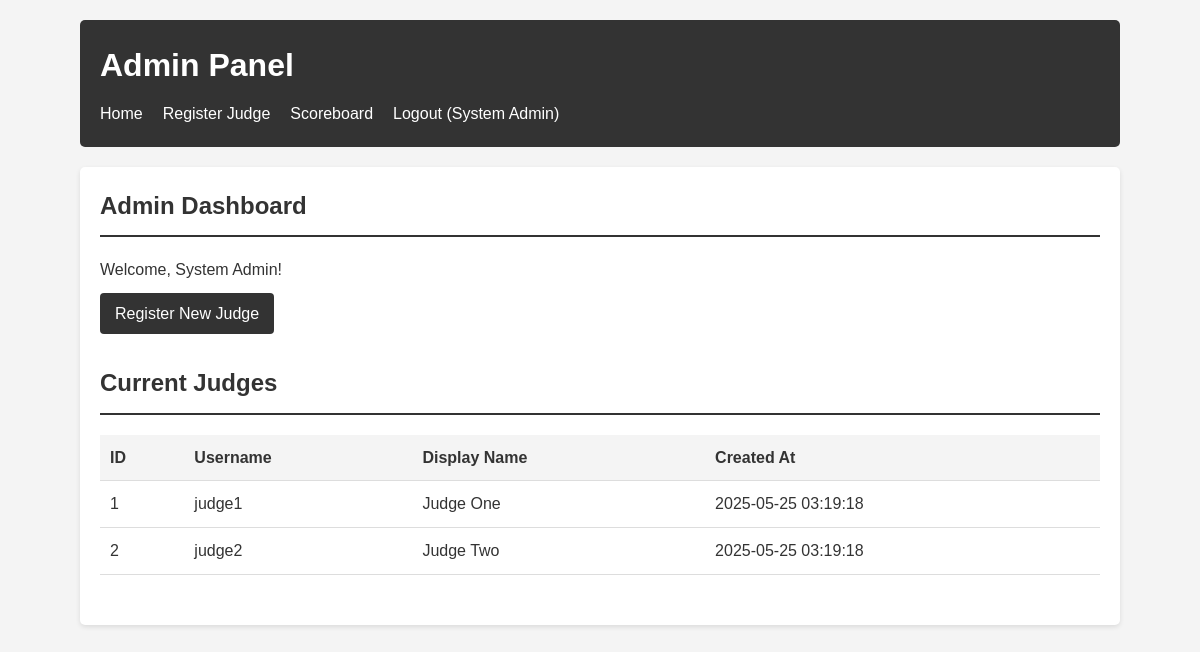
The page /admin/index.php (signed in) on the database its author committed.
### tables this page shows
CREATE TABLE judges (
    judge_id INT AUTO_INCREMENT PRIMARY KEY,
    username VARCHAR(50) UNIQUE NOT NULL,
    password VARCHAR(255) NOT NULL,  
    display_name VARCHAR(100) NOT NULL,
    created_at TIMESTAMP DEFAULT CURRENT_TIMESTAMP
);

### admin/index.php (the view, shortened to what this page needs)
<?php
require_once '../config/db_connect.php';
$stmt = $pdo->query("SELECT * FROM judges ORDER BY judge_id");
$judges = $stmt->fetchAll();
?>
<!DOCTYPE html>
<html lang="en">
<head>
    <link rel="stylesheet" href="../css/style.css">
</head>
<body>
    <div class="container">
        <header>
            <h1>Admin Panel</h1>
            <nav>
                <ul>
                    <li><a href="../index.php">Home</a></li>
                    <li><a href="register_judge.php">Register Judge</a></li>
                    <li><a href="../scoreboard.php">Scoreboard</a></li>
                    <li><a href="logout.php">Logout (<?php echo htmlspecialchars($_SESSION['admin_display_name']); ?>)</a></li>
                </ul>
            </nav>
        </header>
        <main>
            <section class="admin-dashboard">
                <h2>Admin Dashboard</h2>
                <p>Welcome, <?php echo htmlspecialchars($_SESSION['admin_display_name']); ?>!</p>
                <div class="admin-actions">
                    <a href="register_judge.php" class="btn">Register New Judge</a>
                </div>
            </section>
            <section class="judges-list">
                <h2>Current Judges</h2>
                <?php if (empty($judges)): ?>
                    <p>No judges found.</p>
                <?php else: ?>
                    <table>
                        <thead>
                            <tr>
                                <th>ID</th>
                                <th>Username</th>
                                <th>Display Name</th>
                                <th>Created At</th>
                            </tr>
                        </thead>
                        <tbody>
                            <?php foreach ($judges as $judge): ?>
                                <tr>
                                    <td><?php echo $judge['judge_id']; ?></td>
                                    <td><?php echo htmlspecialchars($judge['username']); ?></td>
                                    <td><?php echo htmlspecialchars($judge['display_name']); ?></td>
                                    <td><?php echo $judge['created_at']; ?></td>
                                </tr>
                            <?php endforeach; ?>
                        </tbody>
                    </table>
                <?php endif; ?>
            </section>
        </main>
    </div>
</body>
</html>

### css/style.css (style rules this page uses)
* { margin: 0; padding: 0; box-sizing: border-box; }
body { font-family: Arial, sans-serif; line-height: 1.6; color: #333; background-color: #f4f4f4; }
.container { width: 90%; max-width: 1200px; margin: 0 auto; padding: 20px; }
header { background-color: #333; color: #fff; padding: 20px; margin-bottom: 20px; border-radius: 5px; }
header h1 { margin-bottom: 10px; }
nav ul { list-style: none; display: flex; }
nav ul li { margin-right: 20px; }
nav ul li a { color: #fff; text-decoration: none; }
main { background-color: #fff; padding: 20px; border-radius: 5px; box-shadow: 0 2px 5px rgba(0, 0, 0, 0.1); }
section { margin-bottom: 30px; }
h2 { border-bottom: 2px solid #333; padding-bottom: 10px; margin-bottom: 20px; }
table { width: 100%; border-collapse: collapse; margin-top: 20px; }
table th, table td { padding: 10px; text-align: left; border-bottom: 1px solid #ddd; }
table th { background-color: #f4f4f4; font-weight: bold; }
.btn { display: inline-block; background-color: #333; color: #fff; padding: 8px 15px; margin-top: 10px; text-decoration: none; border-radius: 4px; }

### rows shown on the page
judges: judge_id "1", username "judge1", display_name "Judge One", created_at "2025-05-25 03:19:18"
judges: judge_id "2", username "judge2", display_name "Judge Two", created_at "2025-05-25 03:19:18"

### other values the page prints
$_SESSION['admin_display_name'] "System Admin"
